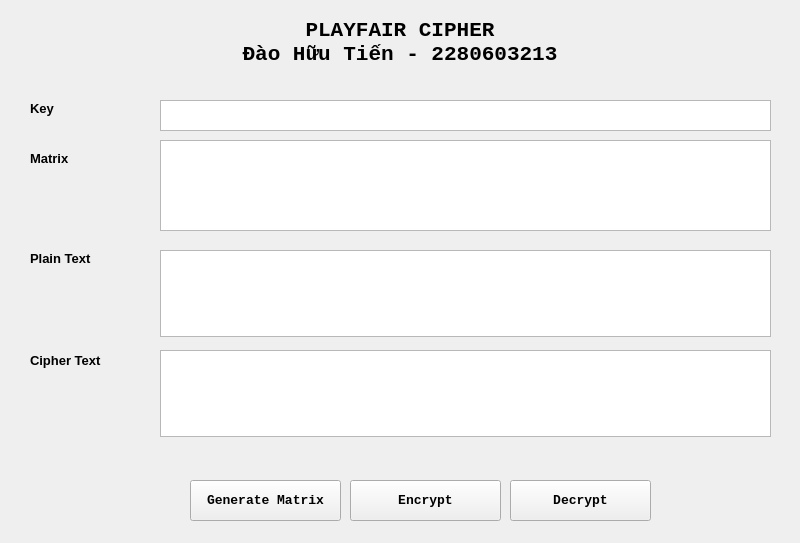
<?xml version="1.0" encoding="UTF-8"?>
<ui version="4.0">
 <class>MainWindow</class>
 <widget class="QMainWindow" name="MainWindow">
  <property name="geometry">
   <rect>
    <x>0</x>
    <y>0</y>
    <width>800</width>
    <height>543</height>
   </rect>
  </property>
  <property name="windowTitle">
   <string>Playfair Cipher</string>
  </property>
  <widget class="QWidget" name="centralwidget">
   <widget class="QLabel" name="label">
    <property name="geometry">
     <rect>
      <x>0</x>
      <y>10</y>
      <width>800</width>
      <height>65</height>
     </rect>
    </property>
    <property name="font">
     <font>
      <family>Consolas</family>
      <pointsize>15</pointsize>
      <weight>75</weight>
      <bold>true</bold>
     </font>
    </property>
    <property name="autoFillBackground">
     <bool>false</bool>
    </property>
    <property name="text">
     <string>&lt;html&gt;&lt;head/&gt;&lt;body&gt;&lt;p align=&quot;center&quot;&gt;&lt;span style=&quot; font-size:16pt;&quot;&gt;PLAYFAIR CIPHER&lt;br/&gt;Đào Hữu Tiến - 2280603213&lt;/span&gt;&lt;/p&gt;&lt;/body&gt;&lt;/html&gt;</string>
    </property>
    <property name="alignment">
     <set>Qt::AlignCenter</set>
    </property>
   </widget>
   <widget class="QLabel" name="label_2">
    <property name="geometry">
     <rect>
      <x>30</x>
      <y>250</y>
      <width>91</width>
      <height>16</height>
     </rect>
    </property>
    <property name="font">
     <font>
      <family>Segoe UI</family>
      <pointsize>10</pointsize>
      <weight>75</weight>
      <bold>true</bold>
     </font>
    </property>
    <property name="text">
     <string>Plain Text</string>
    </property>
   </widget>
   <widget class="QLabel" name="label_3">
    <property name="geometry">
     <rect>
      <x>30</x>
      <y>100</y>
      <width>55</width>
      <height>16</height>
     </rect>
    </property>
    <property name="font">
     <font>
      <family>Segoe UI</family>
      <pointsize>10</pointsize>
      <weight>75</weight>
      <bold>true</bold>
     </font>
    </property>
    <property name="text">
     <string>Key</string>
    </property>
   </widget>
   <widget class="QLabel" name="label_4">
    <property name="geometry">
     <rect>
      <x>30</x>
      <y>350</y>
      <width>101</width>
      <height>21</height>
     </rect>
    </property>
    <property name="font">
     <font>
      <family>Segoe UI</family>
      <pointsize>10</pointsize>
      <weight>75</weight>
      <bold>true</bold>
     </font>
    </property>
    <property name="text">
     <string>Cipher Text</string>
    </property>
   </widget>
   <widget class="QTextEdit" name="txt_Key">
    <property name="geometry">
     <rect>
      <x>160</x>
      <y>100</y>
      <width>611</width>
      <height>31</height>
     </rect>
    </property>
   </widget>
   <widget class="QTextEdit" name="txt_CipherText">
    <property name="geometry">
     <rect>
      <x>160</x>
      <y>350</y>
      <width>611</width>
      <height>87</height>
     </rect>
    </property>
   </widget>
   <widget class="QTextEdit" name="txt_Matrix">
    <property name="geometry">
     <rect>
      <x>160</x>
      <y>140</y>
      <width>611</width>
      <height>91</height>
     </rect>
    </property>
   </widget>
   <widget class="QPushButton" name="btn_Encrypt">
    <property name="geometry">
     <rect>
      <x>350</x>
      <y>480</y>
      <width>151</width>
      <height>41</height>
     </rect>
    </property>
    <property name="font">
     <font>
      <family>Consolas</family>
      <pointsize>10</pointsize>
      <weight>75</weight>
      <bold>true</bold>
     </font>
    </property>
    <property name="text">
     <string>Encrypt</string>
    </property>
   </widget>
   <widget class="QPushButton" name="btn_Decrypt">
    <property name="geometry">
     <rect>
      <x>510</x>
      <y>480</y>
      <width>141</width>
      <height>41</height>
     </rect>
    </property>
    <property name="font">
     <font>
      <family>Consolas</family>
      <pointsize>10</pointsize>
      <weight>75</weight>
      <bold>true</bold>
     </font>
    </property>
    <property name="text">
     <string>Decrypt</string>
    </property>
   </widget>
   <widget class="QPushButton" name="btn_GenerateMatrix">
    <property name="geometry">
     <rect>
      <x>190</x>
      <y>480</y>
      <width>151</width>
      <height>41</height>
     </rect>
    </property>
    <property name="font">
     <font>
      <family>Consolas</family>
      <pointsize>10</pointsize>
      <weight>75</weight>
      <bold>true</bold>
     </font>
    </property>
    <property name="text">
     <string>Generate Matrix</string>
    </property>
   </widget>
   <widget class="QTextEdit" name="txt_PlainText">
    <property name="geometry">
     <rect>
      <x>160</x>
      <y>250</y>
      <width>611</width>
      <height>87</height>
     </rect>
    </property>
   </widget>
   <widget class="QLabel" name="label_5">
    <property name="geometry">
     <rect>
      <x>30</x>
      <y>150</y>
      <width>91</width>
      <height>16</height>
     </rect>
    </property>
    <property name="font">
     <font>
      <family>Segoe UI</family>
      <pointsize>10</pointsize>
      <weight>75</weight>
      <bold>true</bold>
     </font>
    </property>
    <property name="text">
     <string>Matrix</string>
    </property>
   </widget>
  </widget>
 </widget>
 <resources/>
 <connections/>
</ui>
